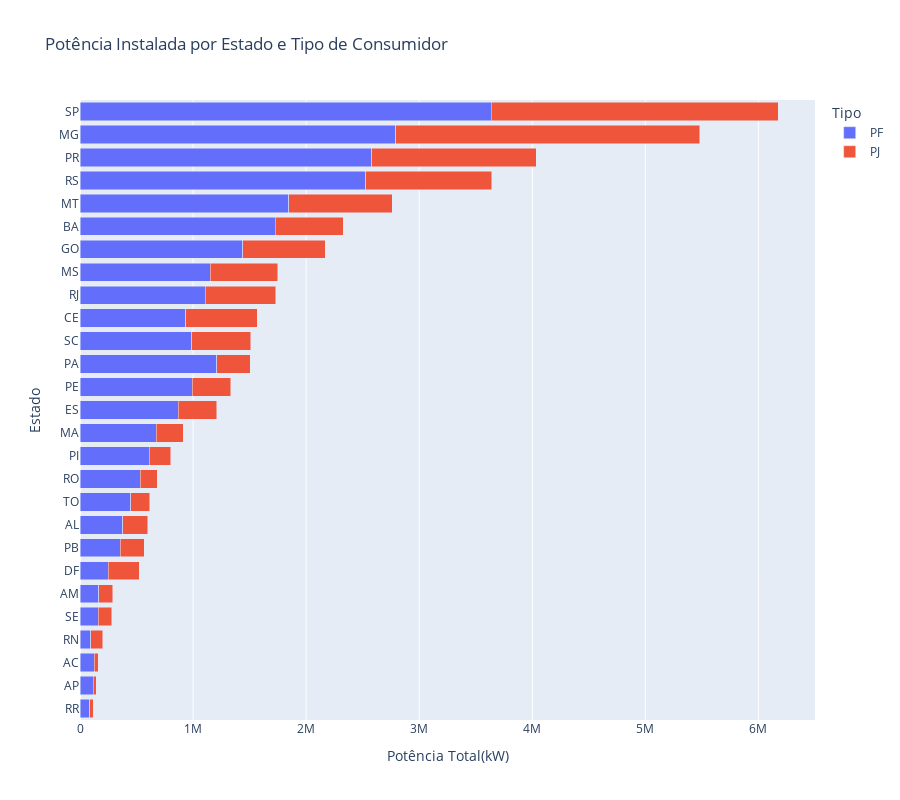

This figure's notebook cell:
### Code cell
fig = px.bar(
    resumo,
    y='Estado',
    x='kW',
    color='Tipo_consumidor',
    title='Potência Instalada por Estado e Tipo de Consumidor',
    labels={'kW':'Potência Total(kW)', 'Tipo_consumidor':'Tipo'},
    barmode='stack', # stack torna o gráfico de coluna empilhada
    height=800
)
fig.update_layout(yaxis={'categoryorder': 'total ascending'}) # agora vai deixar em ordem decrescente se baseando no todo e não no PJ

fig.show()

### Figure 1 — Plotly figure (JSON) as saved in the notebook; plotly's stock layout.template omitted (floating-point values rounded to 4 significant figures)
{"data": [{"hovertemplate": "Tipo=PF<br>Potência Total(kW)=%{x}<br>Estado=%{y}<extra></extra>", "legendgroup": "PF", "marker": {"color": "#636efa", "pattern": {"shape": ""}}, "name": "PF", "orientation": "h", "showlegend": true, "textposition": "auto", "type": "bar", "x": [3639000.0, 2792000.0, 2580000.0, 2527000.0, 1848000.0, 1728000.0, 1441000.0, 1210000.0, 1152000.0, 1107000.0, 994600.0, 990000.0, 934200.0, 870800.0, 674800.0, 611900.0, 534700.0, 448400.0, 379200.0, 357900.0, 249400.0, 164300.0, 161900.0, 126600.0, 116600.0, 96930.0, 84290.0], "xaxis": "x", "y": ["SP", "MG", "PR", "RS", "MT", "BA", "GO", "PA", "MS", "RJ", "PE", "SC", "CE", "ES", "MA", "PI", "RO", "TO", "AL", "PB", "DF", "AM", "SE", "AC", "AP", "RN", "RR"], "yaxis": "y"}, {"hovertemplate": "Tipo=PJ<br>Potência Total(kW)=%{x}<br>Estado=%{y}<extra></extra>", "legendgroup": "PJ", "marker": {"color": "#EF553B", "pattern": {"shape": ""}}, "name": "PJ", "orientation": "h", "showlegend": true, "textposition": "auto", "type": "bar", "x": [2690000.0, 2537000.0, 1455000.0, 1115000.0, 911400.0, 726800.0, 632200.0, 624400.0, 600900.0, 596000.0, 521400.0, 340100.0, 339000.0, 295000.0, 272600.0, 239400.0, 218000.0, 210300.0, 191400.0, 169900.0, 149200.0, 123400.0, 116800.0, 104200.0, 36620.0, 30780.0, 27080.0], "xaxis": "x", "y": ["MG", "SP", "PR", "RS", "MT", "GO", "CE", "RJ", "BA", "MS", "SC", "PE", "ES", "PA", "DF", "MA", "AL", "PB", "PI", "TO", "RO", "AM", "SE", "RN", "AC", "RR", "AP"], "yaxis": "y"}], "layout": {"barmode": "stack", "height": 800, "legend": {"title": {"text": "Tipo"}, "tracegroupgap": 0}, "title": {"text": "Potência Instalada por Estado e Tipo de Consumidor"}, "xaxis": {"anchor": "y", "domain": [0, 1], "title": {"text": "Potência Total(kW)"}}, "yaxis": {"anchor": "x", "categoryorder": "total ascending", "domain": [0, 1], "title": {"text": "Estado"}}}}
